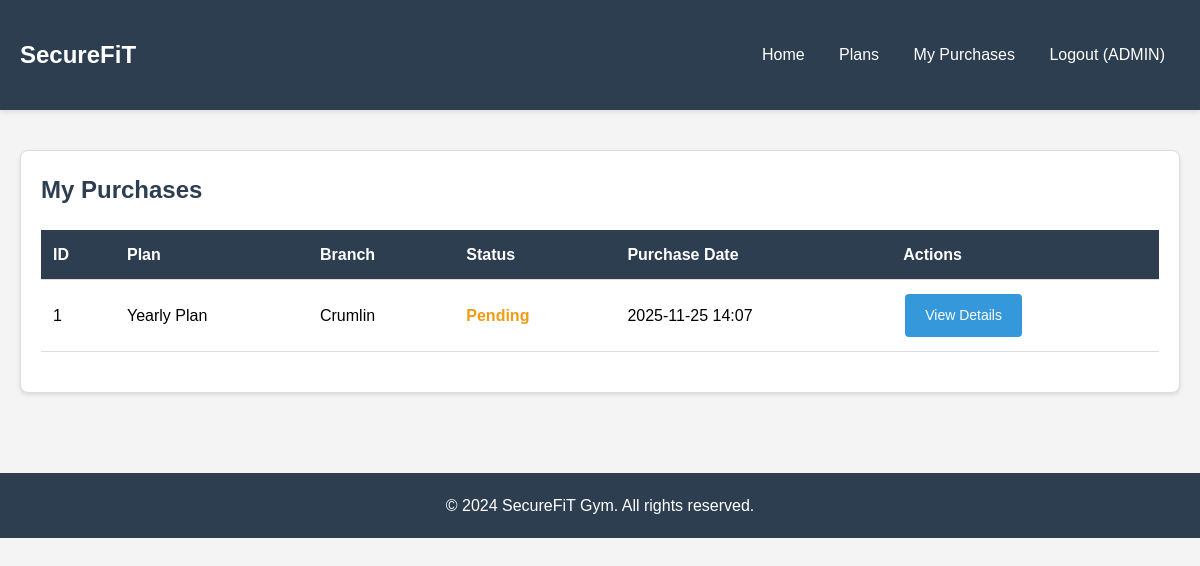
The app's page /my-purchases/ (signed in) with its own data.
### MYAPP/models.py (models this page shows, shortened)
class Purchase(models.Model):
    STATUS_CHOICES = (
        ('pending', 'Pending'),
        ('approved', 'Approved'),
        ('rejected', 'Rejected'),
    )
    user = models.ForeignKey(User, on_delete=models.CASCADE)
    plan = models.ForeignKey(MembershipPlan, on_delete=models.CASCADE)
    branch = models.ForeignKey(GymBranch, on_delete=models.CASCADE)
    purchase_date = models.DateTimeField(auto_now_add=True)
    status = models.CharField(max_length=10, choices=STATUS_CHOICES, default='pending')

class MembershipPlan(models.Model):
    name = models.CharField(max_length=100)
    price = models.DecimalField(max_digits=8, decimal_places=2)
    duration_days = models.IntegerField()
    is_active = models.BooleanField(default=True)

class GymBranch(models.Model):
    name = models.CharField(max_length=100)
    address = models.TextField()
    city = models.CharField(max_length=100)

### MYAPP/views.py (the view)
# urls.py: path('my-purchases/', views.my_purchases, name='my_purchases'),
@login_required
def my_purchases(request):
    purchases = Purchase.objects.filter(user=request.user)
    return render(request, 'MYAPP/my_purchases.html', {'purchases': purchases})

### MYAPP/templates/MYAPP/my_purchases.html
{% extends 'MYAPP/base.html' %}
{% block content %}
<div class="card">
    <h2>My Purchases</h2>
    {% if purchases %}
    <table>
        <thead>
            <tr>
                <th>ID</th>
                <th>Plan</th>
                <th>Branch</th>
                <th>Status</th>
                <th>Purchase Date</th>
                <th>Actions</th>
            </tr>
        </thead>
        <tbody>
            {% for purchase in purchases %}
            <tr>
                <td>{{ purchase.id }}</td>
                <td>{{ purchase.plan.name }}</td>
                <td>{{ purchase.branch.name }}</td>
                <td><span class="badge-{{ purchase.status }}">{{ purchase.get_status_display }}</span></td>
                <td>{{ purchase.purchase_date|date:"Y-m-d H:i" }}</td>
                <td>
                    <a href="{% url 'purchase_detail' purchase.id %}" class="btn btn-primary">View Details</a>
                </td>
            </tr>
            {% endfor %}
        </tbody>
    </table>
    {% else %}
    <p>You haven't made any purchases yet.</p>
    <a href="{% url 'plans' %}" class="btn btn-primary">Browse Membership Plans</a>
    {% endif %}
</div>
{% endblock %}

### MYAPP/templates/MYAPP/base.html (shortened to what this page needs)
{% load static %}
<!DOCTYPE html>
<html lang="en">
<head>
</head>
<body>
    <nav>
        <div class="container">
            <div class="nav-brand">SecureFiT</div>
            <div>
                <a href="{% url 'home' %}">Home</a>
                {% if user.is_authenticated %}
                    <a href="{% url 'plans' %}">Plans</a>
                    <a href="{% url 'my_purchases' %}">My Purchases</a>
                    <a href="{% url 'logout' %}">Logout ({{ user.username }})</a>
                {% else %}
                    <a href="{% url 'login' %}">Login</a>
                    <a href="{% url 'register' %}">Register</a>
                {% endif %}
            </div>
        </div>
    </nav>
    <div class="container">
        {% block content %}{% endblock %}
    </div>
    <footer>
        <p>&copy; 2024 SecureFiT Gym. All rights reserved.</p>
    </footer>
</body>
</html>

### MYAPP/templates/MYAPP/base.html (style rules this page uses)
* { margin: 0; padding: 0; box-sizing: border-box; }
body { font-family: Arial, sans-serif; line-height: 1.6; background: #f4f4f4; }
.container { max-width: 1200px; margin: 0 auto; padding: 20px; }
nav { background: #2c3e50; color: white; padding: 1rem 0; box-shadow: 0 2px 5px rgba(0,0,0,0.1); }
nav .container { display: flex; justify-content: space-between; align-items: center; }
nav a { color: white; text-decoration: none; margin: 0 15px; transition: opacity 0.3s; }
.nav-brand { font-size: 1.5rem; font-weight: bold; }
.card { background: white; border: 1px solid #ddd; border-radius: 8px; padding: 20px; margin: 20px 0; box-shadow: 0 2px 4px rgba(0,0,0,0.1); }
.card h2 { margin-bottom: 15px; color: #2c3e50; }
.btn { display: inline-block; padding: 10px 20px; text-decoration: none; border-radius: 4px; border: none; cursor: pointer; font-size: 14px; transition: all 0.3s; margin: 2px; }
.btn-primary { background: #3498db; color: white; }
table { width: 100%; border-collapse: collapse; margin: 20px 0; background: white; }
th, td { padding: 12px; text-align: left; border-bottom: 1px solid #ddd; }
th { background: #2c3e50; color: white; font-weight: bold; }
footer { background: #2c3e50; color: white; text-align: center; padding: 20px 0; margin-top: 40px; }
.badge-pending { color: #f39c12; font-weight: bold; }

### records on screen
Purchase: id "1", plan.name "Yearly Plan", branch.name "Crumlin", status "Pending", purchase_date "2025-11-25 14:07"

### other values on screen
{{ user.username }} "ADMIN"
